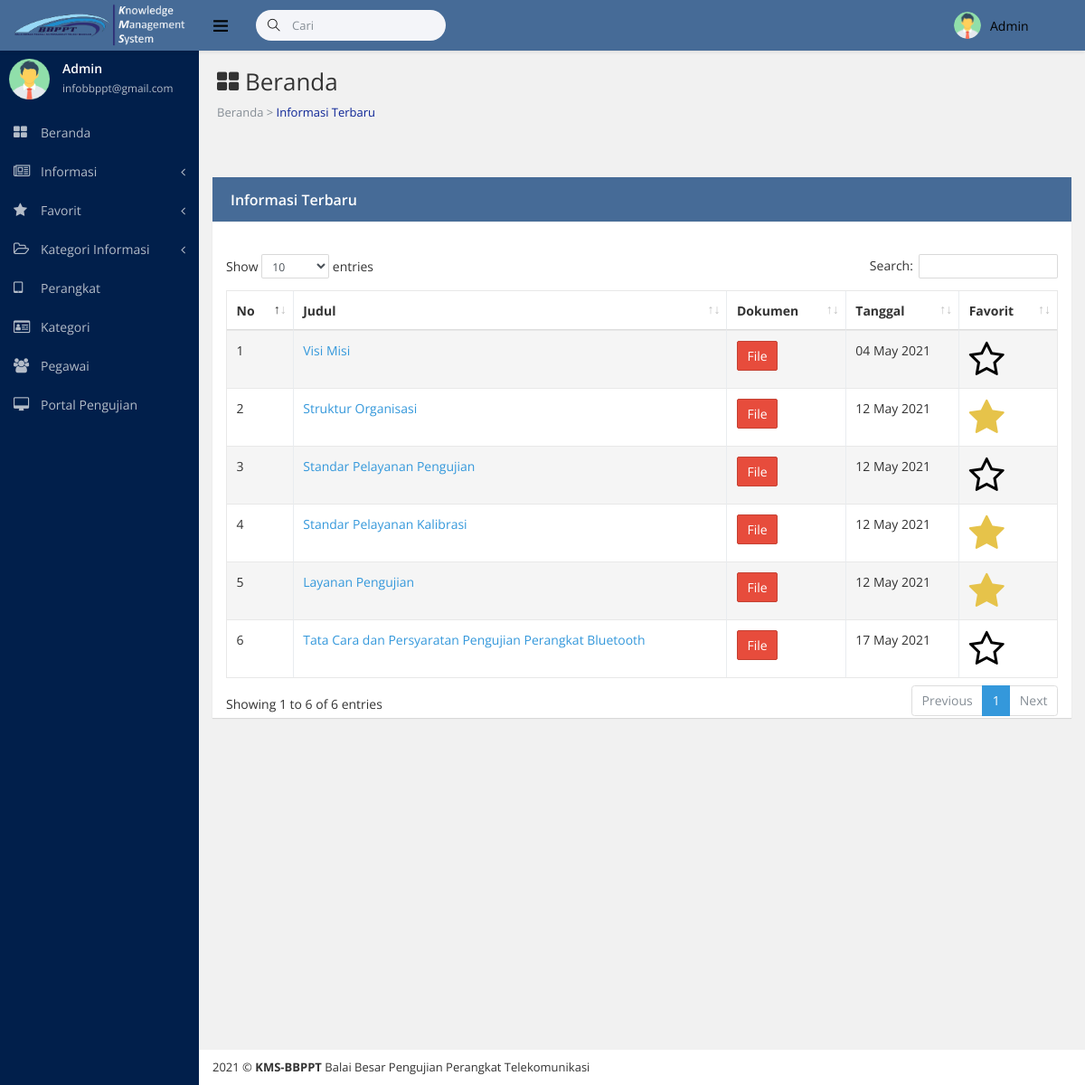
The app's page /dashboard.php (signed in) with its own data.
### tables this page shows
CREATE TABLE `informasi` (
  `id` int(255) NOT NULL,
  `nomordokumen` varchar(255) NOT NULL,
  `judul` varchar(255) NOT NULL,
  `dokumen` text NOT NULL,
  `keterangan` text NOT NULL,
  `tanggal` date NOT NULL,
  `restricted` text NOT NULL,
  `iddivisi` varchar(255) NOT NULL DEFAULT '8',
  `idperangkat` varchar(255) DEFAULT NULL
);

CREATE TABLE `favorit` (
  `id` int(255) NOT NULL,
  `idinformasi` int(255) NOT NULL,
  `judul` varchar(255) NOT NULL,
  `username` varchar(255) NOT NULL,
  `tanggal` date NOT NULL
);

### dashboard.php (the view, shortened to what this page needs)
<!DOCTYPE html>
<html lang="en">
<head>
<?php include "csssidebar.php"?>
</head>
<body class="fixed-navbar">
    <div class="page-wrapper">
        <?php include "headeradmin.php" ?>
      <?php include "sidebaradmin.php" ?>
        <div class="content-wrapper">
            <div class="page-heading">
                <h1 class="page-title"> <i class="sidebar-item-icon fa fa-th-large";></i> Beranda</h1>
                <ol class="breadcrumb">
                    <li class="breadcrumb-item">Beranda > <a href="dashboard.php" style="color: #0c2496;">Informasi Terbaru</a> </li>
                </ol>
            </div>
            <div class="page-content fade-in-up">
                <div class="row">
                <div class="container">
                <br><br>
                 <div class="ibox ibox-primary">
                            <div class="ibox-head" style="background-color: #466B97;">
                                <div class="ibox-title">Informasi Terbaru</div>
                            </div>
                            <div class="ibox-body">
                </div>
            <table class="table table-striped table-bordered table-hover" id="example-table" cellspacing="0" width="100%">
            <thead>
              <tr>
                <th>No</th>
                <th>Judul</th>
                <th>Dokumen</th>
                <th>Tanggal</th>
                <th>Favorit</th>
              </tr>
            </thead>
            <tbody>
                <?php
                include"koneksi.php";
                $q = $koneksi->query("SELECT * FROM informasi");
                $no = 1;
                while ($dt = $q->fetch_assoc()) :
                ?>
                <tr>
                <td><?php echo $no++ ?></td>
                <td><a href="detailinformasi.php?id=<?php echo $dt['id'] ?>"><?php echo $dt['judul'] ?></a></td>
                <td><?php
                    $dokumen=$dt['dokumen'];
                    if(!empty($dokumen)){
                    ?>
                    <a href="src/image/<?php echo $dt['dokumen'] ?>"><button type="button" class="btn btn-danger">File</button></a>
                    <?php
                    }else{
                    ?>
                    <button type="button" class="btn btn-danger">File Kosong</button>
                    <?php
                    }
                    ?></td>
                <td><?php $tanggal= $dt['tanggal']; echo date('d F Y', strtotime($tanggal)); ?></td>
                <td>
                    <?php
                     $judul         = $dt['judul'];
                     $username      = $_SESSION['username'];
                     $data = $koneksi->query("SELECT * FROM favorit WHERE judul='$judul' and  username='$username'");
                     $cek = mysqli_num_rows($data);
                      if($cek > 0){
                     ?>
                     <?php
                     $q2 = $koneksi->query("SELECT * FROM favorit WHERE judul='$judul' and  username='$username'");
                     while ($dt2 =  $q2->fetch_assoc()) {
                     $cek1=$dt2['id'];
                     if($cek1){
                     ?>
                    <a href="hapus_favorit.php?id=<?php echo $dt2['id']; ?>" onclick="return confirm('Berhasil Favorit')">
                        <i class="sidebar-item-icon fa fa-star fa-3x" style="color: #e6c34a";></i>
                    </a>
                    <?php
                    }
                    }
                    ?>
                    <?php
                    }else{
                    ?>
                    <a href="save_favorit.php?id=<?php echo $dt['id']; ?>&judul=<?php echo $dt['judul']; ?>" onclick="return confirm('Berhasil Favorit')">
                        <i class="sidebar-item-icon fa fa-star-o fa-3x" style="color: #000";></i>
                    </a>
                    <?php
                    }
                    ?>
                    </a></td>
                </tr>
             <?php
              endwhile;
              ?>
            </tbody>
          </table>
                </div>
                </div>
            </div>
           <?php include "footeradmin.php" ?>
        </div>
    </div>
</body>
</html>

### records on screen
informasi: judul "Visi Misi", tanggal "04 May 2021"
informasi: judul "Struktur Organisasi", tanggal "12 May 2021"
informasi: judul "Standar Pelayanan Pengujian", tanggal "12 May 2021"
informasi: judul "Standar Pelayanan Kalibrasi", tanggal "12 May 2021"
informasi: judul "Layanan Pengujian", tanggal "12 May 2021"
informasi: judul "Tata Cara dan Persyaratan Pengujian Perangkat Bluetooth", tanggal "17 May 2021"

### other values on screen
$_SESSION['level'] "Admin"
$_SESSION['nama'] "Admin"
$_SESSION['email'] "infobbppt@gmail.com"
